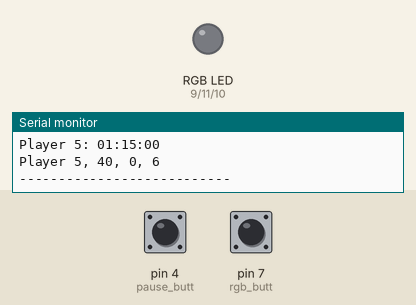
Recording of a sketch running on a simulated Arduino Uno, built with avr-gcc and run on an emulated ATmega328P. On the bench: an RGB LED mixed from three pins (HIGH = lit), the last lines printed to the serial monitor. Dashed ring = blinking. Inputs (shaded band) come from the test bench; at power-on: pin 7 (rgb_butt) HIGH, pin 4 (pause_butt) HIGH.

Above: at 1.5 s.
1.6 s: pin 7 (rgb_butt) pulled LOW for 1 s
At 3.3 s:
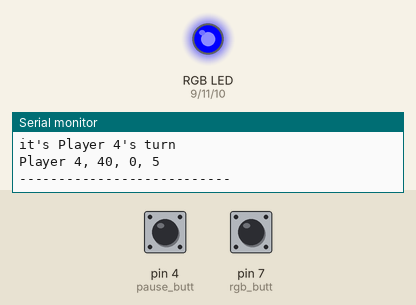
4.1 s: pin 7 (rgb_butt) pulled LOW for 3.2 s
At 8.3 s:
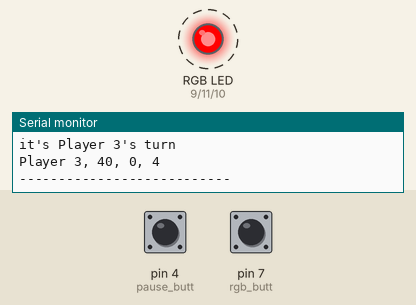
13.2 s: pin 7 (rgb_butt) pulled LOW for 0.15 s
At 14.0 s:
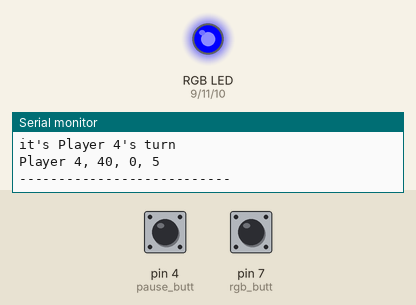
Timing chart, 0 to 15.8 s (numbered marks = the images above; inputs shaded):
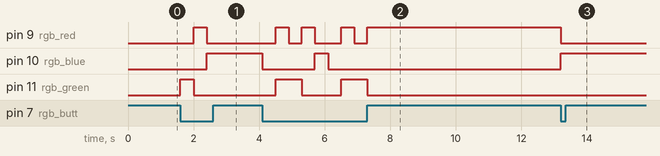

The sketch:

mtg_timer_1.ino
```cpp
#include <RGBLed.h>

#define DEFAULT_TIME 4500000


char buff[80];

//DEBOUNCE
unsigned long lasttime = 0;
int buttondelay = 400;
unsigned long lastbuttonpress = 0;
unsigned long pause_lastbuttonpress = 0;
unsigned long rgb_lastbuttonpress = 0;
unsigned long dial_lastbuttonpress = 0;

unsigned long pause_time = 0;
unsigned long last_pausetime = 0;
bool pause_state = false;
int pause_counter = 1;
int notpause_counter = 0;

//BUTTON PIN ASSIGNMENTS
int rgb_butt = 7;
int pause_butt = 4;
int dial_butt = 13;
int joystick_butt = 2;
int joystick_x = 16;
int joystick_y = 17;
int rgb_red = 9;
int rgb_blue = 10;
int rgb_green = 11;
int dialA = 5;
int dialB = 3;

//RGB setup
RGBLed rgb_color(rgb_red, rgb_green, rgb_blue, RGBLed::COMMON_ANODE);
int colorpicker = 0;
int* colors[7] = {RGBLed::RED, RGBLed::GREEN, RGBLed::BLUE, RGBLed::MAGENTA, RGBLed::CYAN, RGBLed::YELLOW, RGBLed::WHITE};

//PLAYER DATA
int player_num = 1;
int max_players = 5;
unsigned long playertotaltime = 0;

struct player {
  char p_name[10];
  int p_num;
  unsigned long p_timems;
  int p_life;
  int p_infect;
  int p_color;
} players[] = {
  {"Player 1", 1, DEFAULT_TIME, 40, 0, 2},
  {"Player 2", 2, DEFAULT_TIME, 40, 0, 3},
  {"Player 3", 3, DEFAULT_TIME, 40, 0, 4},
  {"Player 4", 4, DEFAULT_TIME, 40, 0, 5},
  {"Player 5", 5, DEFAULT_TIME, 40, 0, 6}
};

//player init_player(unsigned int player_num)
//{
//  player newplayer;
//  sprintf(newplayer.p_name, "Player %i", player_num) ;
//  newplayer.p_timems = DEFAULT_TIME;
//  newplayer.p_life = 40;
//  newplayer.p_infect = 0;
//  return newplayer;
//}

///////////////////////////////////////////////////FUNCTIONS

void updateplayertime(player thisplayer)
{
  unsigned long sec = (thisplayer.p_timems / 1000) % 60;
  unsigned long mmin = (thisplayer.p_timems / 60000) % 60;
  unsigned long hour = thisplayer.p_timems / 3600000;

  sprintf(buff, "%s: %02ld:%02ld:%02ld", thisplayer.p_name, hour, mmin, sec);
  Serial.println(buff);
}

void updatetotaltime(unsigned long lasttime)
{
  unsigned long t_sec = (lasttime / 1000) % 60;
  unsigned long t_min = (lasttime / 60000) % 60;
  unsigned long t_hour = lasttime / 3600000;

  Serial.println("");
  sprintf(buff, "Total Time: %02ld:%02ld:%02ld", t_hour, t_min, t_sec);
  Serial.println(buff);    //prints total time
}

void readpausebutt()
{
  if (digitalRead(pause_butt) == HIGH && millis() - pause_lastbuttonpress >= buttondelay) //HIGH is not pressed --> NOT COUNTING, PAUSED
  {
    pause_state = true;
    pause_lastbuttonpress = millis();
    notpause_counter = 0;

    if (pause_counter < 1)
    {
      last_pausetime = millis();
      pause_counter++;
      Serial.println("");
      Serial.println("PAUSED");
    }
  }

  if (digitalRead(pause_butt) == LOW && millis() - pause_lastbuttonpress >= buttondelay) //LOW is pressed --> COUNTING
  {
    pause_state = false;
    pause_lastbuttonpress = millis();
    pause_counter = 0;

    if (notpause_counter < 1)
    {
      pause_time += millis() - last_pausetime; //updating the total amount of time paused to subtract from total time later
      notpause_counter++; //increases so this loop only executes once
      Serial.println(""); //newline
      Serial.println("UNPAUSED");
    }
  }
}

void readRGBbutt()
{
  if (digitalRead(rgb_butt) == LOW && millis() - lastbuttonpress >= buttondelay) //need to amend for holding button
  {
    lastbuttonpress = millis(); //accounts for debouncing delay; keeps track of last real button press
    //who's turn is it?

    if (player_num < max_players)
      player_num += 1;
    else
      player_num = 1;

    Serial.println(""); //newline
    Serial.print("it's ");
    Serial.print(players[player_num - 1].p_name);
    Serial.println("'s turn");

    rgb_color.setColor(colors[players[player_num - 1].p_color]);

    showPlayerData(players[player_num - 1]);


  }
}

void updatetime()
{
  if (pause_state == false)
  {
    if (millis() - lasttime - pause_time >= 1000) //determines amount of time passed
    {
      lasttime = millis() - pause_time; //restarts time counting

      //decreasing players time
      players[player_num - 1].p_timems -= 1000;

      updatetotaltime(lasttime);
      updateplayertime(players[player_num - 1]); //prints players time
    }
  }
}

void showPlayerData(player thisplayer)
{
  sprintf(buff, "%s, %i, %i, %i", thisplayer.p_name, thisplayer.p_life, thisplayer.p_infect, thisplayer.p_color);
  Serial.println(buff);
  Serial.println("---------------------------");
}

void setup()
{
  pinMode(joystick_butt, INPUT_PULLUP);
  pinMode(pause_butt, INPUT_PULLUP);
  pinMode(rgb_butt, INPUT_PULLUP);
  pinMode(dial_butt, INPUT_PULLUP);

  pinMode(rgb_red, OUTPUT);
  pinMode(rgb_blue, OUTPUT);
  pinMode(rgb_green, OUTPUT);

  pinMode (dialA, INPUT);
  pinMode (dialB, INPUT);

  //turning all lights ON
  digitalWrite(rgb_red, LOW);
  digitalWrite(rgb_green, LOW);
  digitalWrite(rgb_blue, LOW);

Serial.begin(9600);
delay(100);


  for (int i = 0; i < max_players; i++)
  {
    //players[i] = init_player(i + 1);
    updateplayertime(players[i]);
    showPlayerData(players[i]);

  }

}

void loop()
{

  readpausebutt();

  updatetime();

  readRGBbutt();

}
```

Measured:
- after the input at 1.6 s, pin 9 (rgb_red): LOW → HIGH after 0.40 s, → LOW 0.40 s later; pin 10 (rgb_blue): LOW → HIGH after 0.80 s; pin 11 (rgb_green): LOW → HIGH at once, → LOW 0.40 s later
- after the input at 4.1 s, pin 9 (rgb_red): goes HIGH 0.40 s, LOW 0.40 s, HIGH 0.40 s, LOW 0.80 s, HIGH 0.40 s, LOW 0.40 s, then HIGH, starting after 0.40 s; pin 10 (rgb_blue): HIGH → LOW at once, → HIGH 1.6 s later, → LOW 0.40 s later
- after the input at 13.2 s, pin 9 (rgb_red): HIGH → LOW at once; pin 10 (rgb_blue): LOW → HIGH at once
